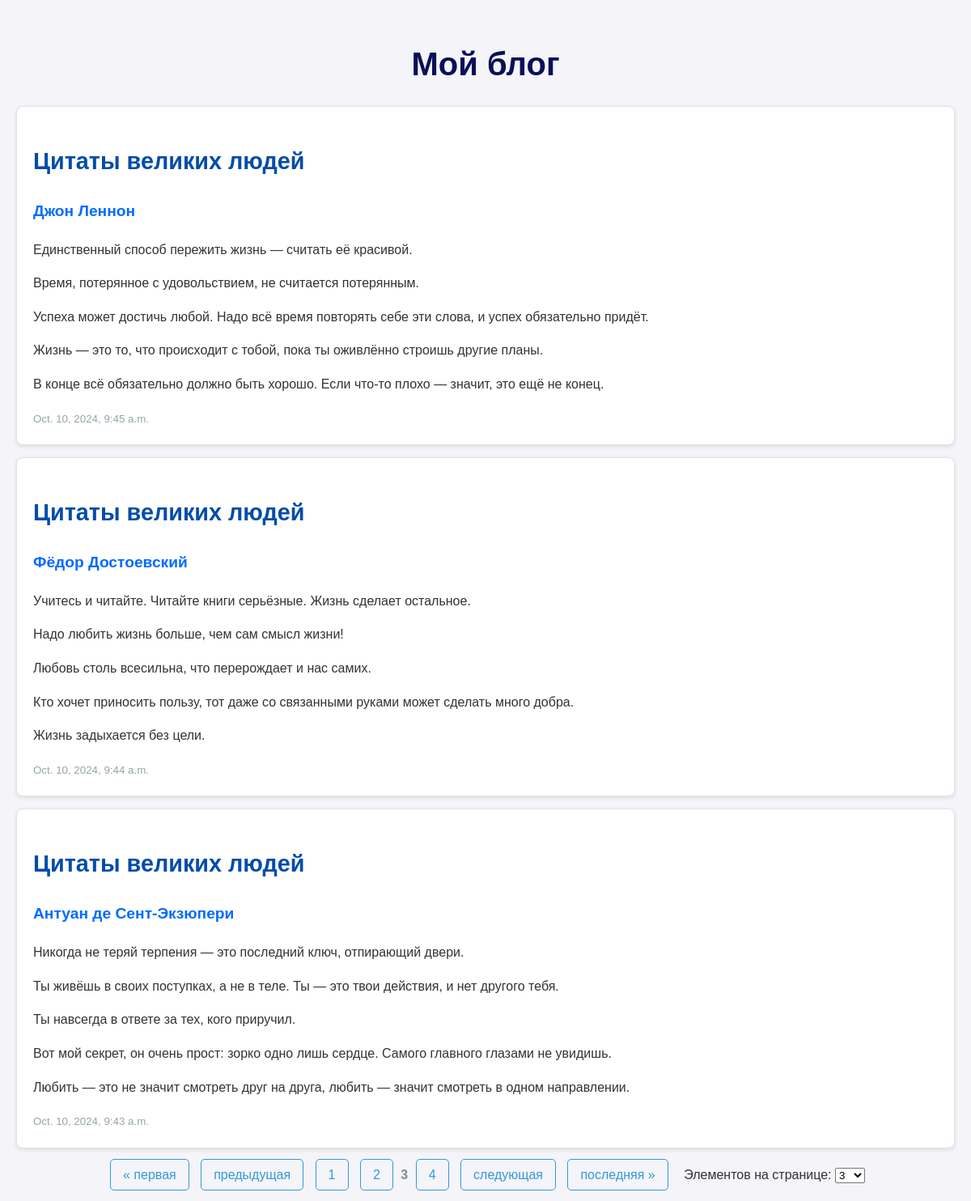
Page /blog/?page=3&items=3 on the committed database.
### blog/models.py (models this page shows, shortened)
class Post(models.Model):
    title = models.CharField(max_length=200)
    author = models.CharField(max_length=100)
    content = models.TextField()
    pub_date = models.DateTimeField('date published', auto_now_add=True)

### blog/views.py (the view)
# urls.py: path('blog/', post_list, name='post_list'),  # Посты
def post_list(request):  # с выбором количества постов на странице
    post_list = Post.objects.all().order_by('-pub_date')
    items_per_page = request.GET.get('items', 3)
    try:
        items_per_page = int(items_per_page)
    except ValueError:
        items_per_page = 3
    paginator = Paginator(post_list, items_per_page)
    page = request.GET.get('page')  # Получение номера страницы из GET-запроса
    try:
        posts = paginator.page(page)  # Получение страницы с постами
    except PageNotAnInteger:  # Если номер страницы не является целым числом, показывается первая страница
        posts = paginator.page(1)
    except EmptyPage:  # Если номер страницы больше максимального, показывается последняя страница
        posts = paginator.page(paginator.num_pages)
    return render(request, 'blog/post_list.html', {'posts': posts, 'items_per_page': items_per_page})

### blog/templates/blog/post_list.html (shortened to what this page needs)
<!DOCTYPE html>
<html lang="ru">
<head>
</head>
<body>
    <h1>Мой блог</h1>
    <ul>
    {% for post in posts %}
        <li>
            <h2>{{ post.title }}</h2>
            <h3>{{ post.author }}</h3>
            <p>{{ post.content|linebreaks }}</p>
            <small>{{ post.pub_date }}</small>
        </li>
    {% endfor %}
    </ul>
    <div class="pagination">
        <form method="get">
            <span class="step-links">
                {% if posts.has_previous %}
                    <a href="?page=1&items={{ items_per_page }}">&laquo; первая</a>
                    <a href="?page={{ posts.previous_page_number }}&items={{ items_per_page }}">предыдущая</a>
                {% endif %}
                {% for num in posts.paginator.page_range %}
                    {% if posts.number == num %}
                        <span class="current">{{ num }}</span>
                    {% else %}
                        <a href="?page={{ num }}&items={{ items_per_page }}">{{ num }}</a>
                    {% endif %}
                {% endfor %}
                {% if posts.has_next %}
                    <a href="?page={{ posts.next_page_number }}&items={{ items_per_page }}">следующая</a>
                    <a href="?page={{ posts.paginator.num_pages }}&items={{ items_per_page }}">последняя &raquo;</a>
                {% endif %}
            </span>
            <span class="items-per-page">
                <label for="items">Элементов на странице:</label>
                <select name="items" id="items" onchange="this.form.submit()">
                    <option value="3" {% if items_per_page == 3 %}selected{% endif %}>3</option>
                </select>
            </span>
        </form>
    </div>
</body>
</html>

### blog/templates/blog/post_list.html (style rules this page uses)
h1 { color: #091057; font-size: 2.5em; text-align: center; margin-bottom: 20px; }
h2 { color: #024CAA; font-size: 1.8em; }
h3 { color: #006BFF; font-size: 1.2em; }
p { margin-bottom: 15px; }
small { color: #95a5a6; }
ul { list-style: none; padding: 0; }
li { background-color: #ffffff; border: 1px solid #e2e2e2; margin-bottom: 15px; padding: 20px; border-radius: 8px; box-shadow: 0 2px 5px rgba(0, 0, 0, 0.1); }
a { color: #3498db; text-decoration: none; }
.pagination { text-align: center; margin-top: 20px; }
.step-links { display: inline-block; }
.step-links a { color: #3498db; padding: 10px 15px; border: 1px solid #3498db; border-radius: 5px; margin: 0 5px; text-decoration: none; }
.current { font-weight: bold; color: #7f8c8d; }
.items-per-page { margin-left: 10px; }

### rows in the picture
Post: title "Цитаты великих людей", author "Джон Леннон", content "Единственный способ пережить жизнь — считать её красивой. Время, потерянное с удовольствием, не считается потерянным. Успеха может достичь любой. Надо всё время повторять себе эти слова, и успех обязательно придёт. Жизнь — это то, что происходит с тобой, пока ты оживлённо строишь другие планы. В конце всё обязательно должно быть хорошо. Если что-то плохо — значит, это ещё не конец.", pub_date "Oct. 10, 2024, 9:45 a.m."
Post: title "Цитаты великих людей", author "Фёдор Достоевский", content "Учитесь и читайте. Читайте книги серьёзные. Жизнь сделает остальное. Надо любить жизнь больше, чем сам смысл жизни! Любовь столь всесильна, что перерождает и нас самих. Кто хочет приносить пользу, тот даже со связанными руками может сделать много добра. Жизнь задыхается без цели.", pub_date "Oct. 10, 2024, 9:44 a.m."
Post: title "Цитаты великих людей", author "Антуан де Сент-Экзюпери", content "Никогда не теряй терпения — это последний ключ, отпирающий двери. Ты живёшь в своих поступках, а не в теле. Ты — это твои действия, и нет другого тебя. Ты навсегда в ответе за тех, кого приручил. Вот мой секрет, он очень прост: зорко одно лишь сердце. Самого главного глазами не увидишь. Любить — это не значит смотреть друг на друга, любить — значит смотреть в одном направлении.", pub_date "Oct. 10, 2024, 9:43 a.m."

### other values in the picture
{{ num }} "1" "2" "4"
{{ num }} "3"
